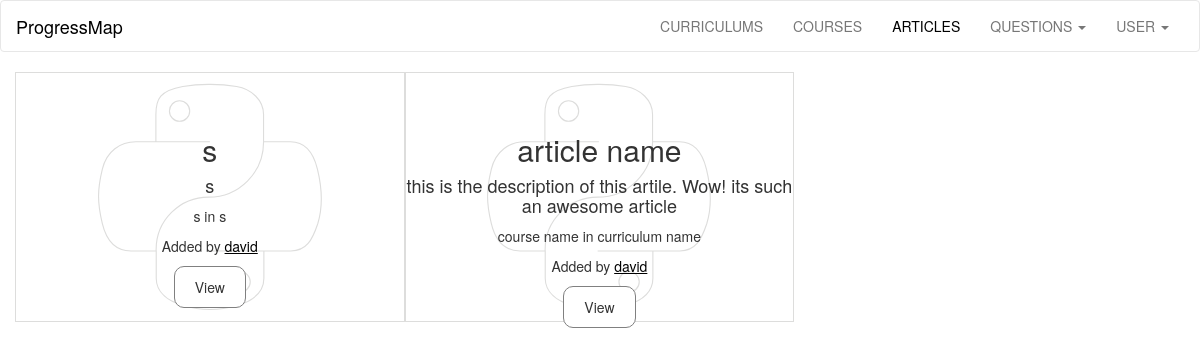
The page /articles/ on the database as committed earlier.
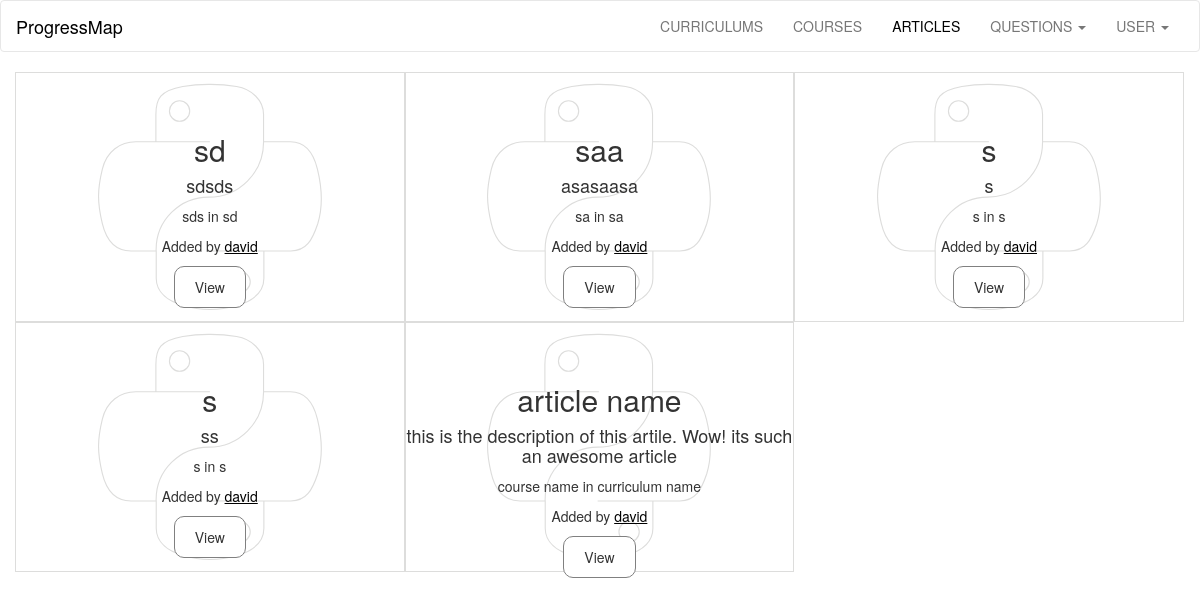
The same page on the database as committed later.
### progressMap/models.py (models this page shows, shortened)
class Articles(db.Model):
	id  = db.Column(db.Integer, primary_key = True)
	title = db.Column(db.String(300), nullable=False)
	course = db.Column(db.Text, nullable=False)
	curriculum = db.Column(db.Text, nullable=False)
	description = db.Column(db.Text, nullable=False)
	user_id = db.Column(db.Integer, db.ForeignKey('user.id'), nullable=False)

class User(db.Model, UserMixin):
	id = db.Column(db.Integer, primary_key = True)
	username = db.Column(db.String(40), unique = True)
	email = db.Column(db.String(120), unique = True)
	password = db.Column(db.String(30))
	articles =  db.relationship('Articles', backref='user', lazy='dynamic')
	courses =  db.relationship('Courses', backref='user', lazy='dynamic')
	curriculums =  db.relationship('Curriculums', backref='user', lazy='dynamic')
	completed = db.relationship('Completed', backref='user', lazy='dynamic')
	allContent = db.relationship('AllContent', backref='user', lazy='dynamic')

### progressMap/articles/views.py (the view)
@articles.route('/')
def show():
	articlesList = models.getFromDb(models.Articles, 6)
	return render_template('articles.html', articlesList=articlesList)

### progressMap/models.py (called while the page is built)
def getFromDb(className, num):
	return className.query.order_by(desc(className.title)).limit(num)

### progressMap/templates/articles.html (shortened to what this page needs)
{% extends 'base.html' %}
{% block articles_link %}
<li><a class="active" href="{{ url_for('articles.show')}}">ARTICLES</a></li>
{% endblock %}
{% block content %}
{% if articlesList %}
<section class="container-fluid content">
	{% for article in articlesList %}
	<section class="text-center tile">
		<article class="title">
			<br /><br /><br />
			<h2 style="margin-top: 0px;">{{ article.title }}</h2>
			<h4 class="desc">
				{{ article.description }}
			</h4>
			<p class="date">{{ article.course }} in {{ article.curriculum }}</p>
			<p class="underline">Added by
				<a href="{{ url_for('user.userPage', username=article.user.username)}}">
					{{ article.user.username }}
				</a>
			</p>
			<button class="button">View</button>
		</article>
	</section>
	{% endfor %}
</section>
{% endif %}
{% endblock %}

### progressMap/templates/base.html (shortened to what this page needs)
<!doctype html>
<html>
<head>
	<link rel="stylesheet" href="{{ url_for('static', filename='css/bootstrap.min.css') }}">
	<link rel='stylesheet' href="{{ url_for('static', filename='css/main.css') }}">
</head>
<body>
	<nav class="navbar navbar-default">
		<div class="container-fluid">
			<div class="navbar-header">
				<a class="navbar-brand active" href="{{ url_for('main.show', page='map') }}">
					ProgressMap
				</a>
			</div>
			<div class="collapse navbar-collapse" id="myNavbar">
				<ul class="nav navbar-nav navbar-right nav-items text-center">
					{% block curriculums_link %}
  					<li><a href="{{ url_for('curriculums.show')}}">CURRICULUMS</a></li>
					{% endblock %}
					{% block courses_link %}
  					<li><a href="{{ url_for('courses.show')}}">COURSES</a></li>
					{% endblock %}
					{% block articles_link %}{% endblock %}
					{% block questions_link %}
					<li class="dropdown">
                        <a class="dropdown-toggle" data-toggle="dropdown" href="#">QUESTIONS
                            <span class="caret"></span></a>
                    </li>
					{% endblock %}
					{% block user_link %}
					<li class="dropdown">
                        <a class="dropdown-toggle" data-toggle="dropdown" href="#">USER
                            <span class="caret"></span></a>
                    </li>
					{% endblock %}
				</ul>
			</div>
		</div>
	</nav>
	{% block content %}{% endblock %}
</body>
</html>

### progressMap/static/css/main.css (style rules this page uses)
a, a:hover, a:visited { text-decoration: none; color: black; }
.underline a { text-decoration: underline; }
.navbar-default .navbar-nav>li>a.active { color: black; }
.navbar-default { background-color: white; }
.navbar-default .navbar-brand { color: black; }
.button { padding: 10px 20px; border: 1px solid gray; border-radius: 10px; background-color: white; }
.content { background-color: white; }
@media screen and (min-width: 768px) { .tile { width: 33.3%; height: 250px; float: left; border: 1px solid #DDDDDC; } }
.title { height: 100%; padding: 0; background: url(/static/img/python.svg) no-repeat; background-position: center; }

Rows that differ between the two databases and show on the page:
added Articles: title "sd", description "sdsds", course "sds", curriculum "sd", user.username "david"
added Articles: title "saa", description "asasaasa", course "sa", curriculum "sa", user.username "david"
added Articles: title "s", description "ss", course "s", curriculum "s", user.username "david"
